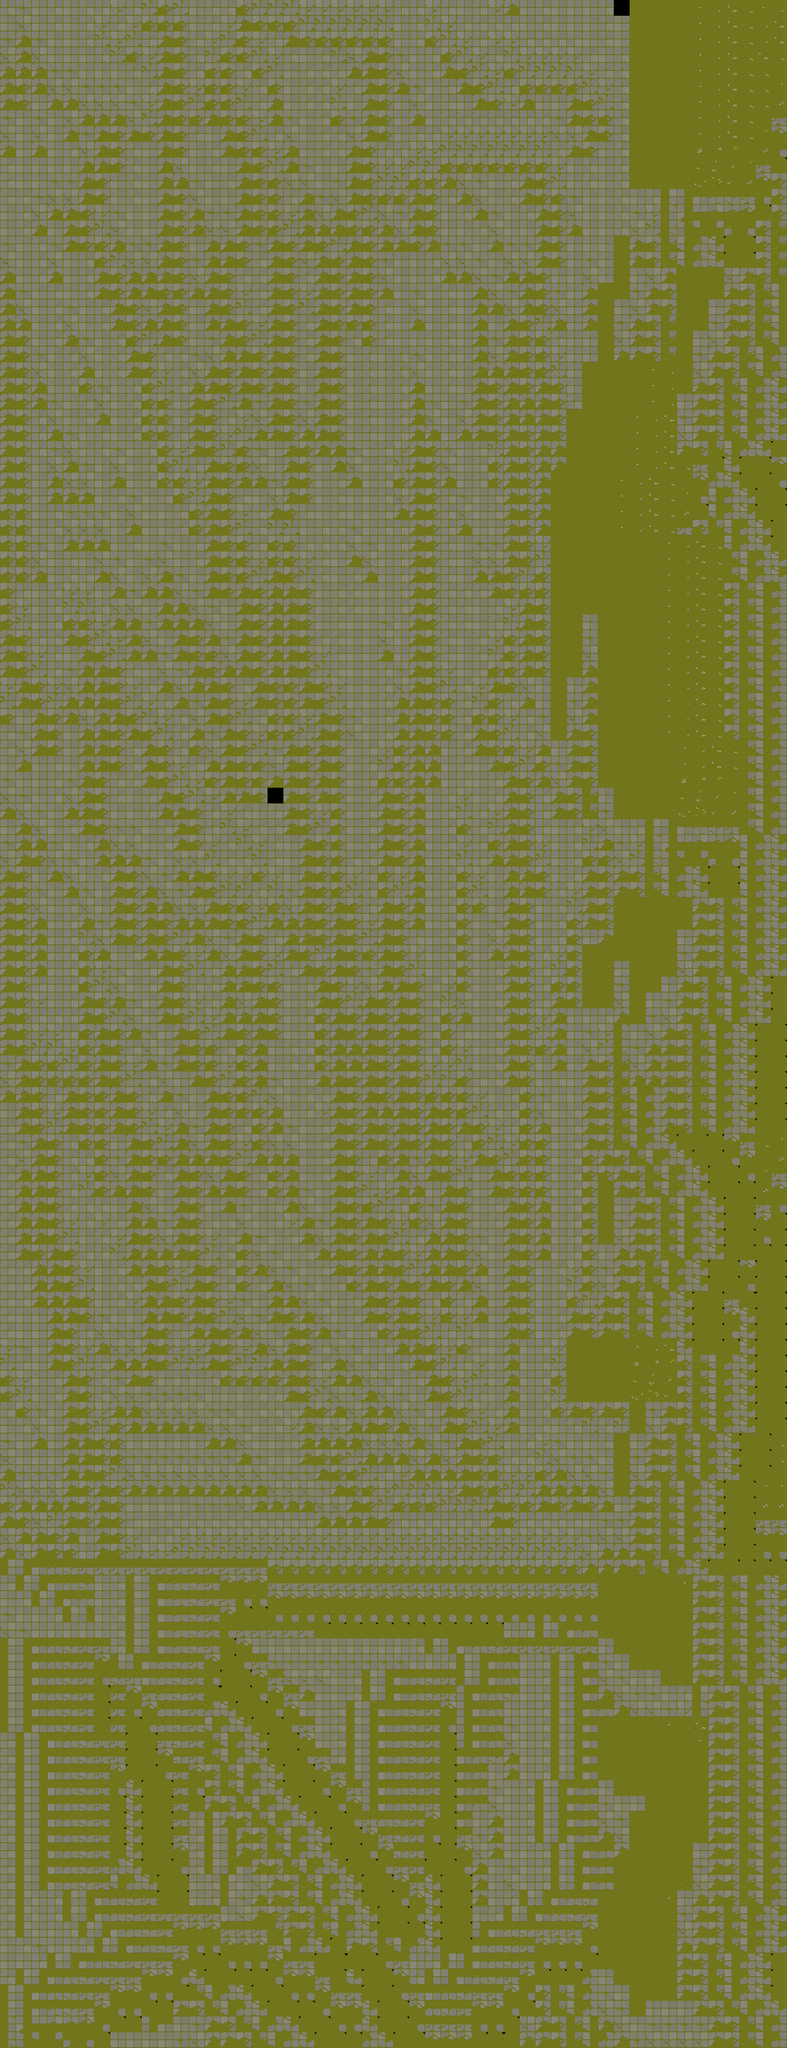

Tiled map render using the project's own tile images. Description and the map definition, with tile-layer contents summarised, below:
An orthogonal 50x130 tile map with 32x32 px tiles, 1 tile layer (ground), 2 tilesets and 1240 objects (14x wall, 11x bat, 4x flame, player_spawn, store, ...).

<map version="1.10" tiledversion="1.11.2" orientation="orthogonal" renderorder="right-down" width="50" height="130" tilewidth="32" tileheight="32" infinite="0" nextlayerid="4" nextobjectid="1287">
 <tileset firstgid="1" source="house_ground.tsx" />
 <tileset firstgid="65" source="objects_world.tsx" />
 <layer id="1" name="ground" width="50" height="130">
  <data>[6500 cells, 6498 non-empty, 64 distinct tile ids]</data>
 </layer>
 <objectgroup id="2" name="objects">
  <object id="1" gid="86" x="857" y="3205" width="101" height="133" />
  <object id="2" gid="86" x="858" y="3122" width="101" height="133" />
  <object id="3" gid="86" x="860" y="3046" width="101" height="133" />
  <object id="4" gid="65" x="913" y="3143" width="47" height="43" />
  <object id="5" gid="65" x="892" y="3140" width="47" height="43" />
  <object id="6" gid="65" x="868" y="3141" width="47" height="43" />
  <object id="7" gid="65" x="873" y="3114" width="47" height="43" />
  <object id="8" gid="65" x="898" y="3121" width="47" height="43" />
  <object id="9" gid="65" x="914" y="3121" width="47" height="43" />
  <object id="10" gid="72" x="861" y="3110" width="95" height="138" />
  <object id="11" gid="72" x="868" y="3023" width="95" height="138" />
  <object id="12" gid="72" x="861" y="3189" width="95" height="138" />
  <object id="13" gid="69" x="819.333" y="2940.33" width="96" height="130" />
  <object id="14" gid="69" x="761.333" y="2871" width="96" height="130" />
  <object id="15" gid="69" x="646.667" y="3199.67" width="96" height="130" />
  <object id="16" gid="69" x="610" y="3115" width="96" height="130" />
  <object id="17" gid="69" x="569.333" y="3019.67" width="96" height="130" />
  <object id="18" gid="69" x="602" y="2912.33" width="96" height="130" />
  <object id="19" gid="69" x="606.667" y="2819" width="96" height="130" />
  <object id="20" gid="69" x="760" y="2789.67" width="96" height="130" />
  <object id="21" gid="65" x="908.333" y="3020.67" width="47" height="43" />
  <object id="22" gid="65" x="871" y="3024" width="47" height="43" />
  <object id="23" gid="65" x="866.333" y="3094" width="47" height="43" />
  <object id="24" gid="65" x="921" y="3088" width="47" height="43" />
  <object id="25" gid="65" x="698.333" y="3109.33" width="47" height="43" />
  <object id="26" gid="65" x="701" y="3134" width="47" height="43" />
  <object id="27" gid="65" x="687.667" y="3142.67" width="47" height="43" />
  <object id="28" gid="65" x="663.667" y="3140" width="47" height="43" />
  <object id="29" gid="65" x="651" y="3138.67" width="47" height="43" />
  <object id="30" gid="65" x="660.333" y="3109.33" width="47" height="43" />
  <object id="31" gid="65" x="652.333" y="3109.33" width="47" height="43" />
  <object id="32" gid="65" x="659.667" y="3059.33" width="47" height="43" />
  <object id="33" gid="65" x="623" y="3059.33" width="47" height="43" />
  <object id="34" gid="65" x="617.667" y="3046" width="47" height="43" />
  <object id="35" gid="65" x="614.333" y="3029.33" width="47" height="43" />
  <object id="36" gid="65" x="643" y="3029.33" width="47" height="43" />
  <object id="37" gid="65" x="659.667" y="3030" width="47" height="43" />
  <object id="38" gid="65" x="617" y="2964.67" width="47" height="43" />
  <object id="39" gid="65" x="593" y="2963.33" width="47" height="43" />
  <object id="40" gid="65" x="578.333" y="2965.33" width="47" height="43" />
  <object id="41" gid="65" x="565.667" y="2940" width="47" height="43" />
  <object id="42" gid="65" x="608.333" y="2939.33" width="47" height="43" />
  <object id="43" gid="65" x="617" y="2936.67" width="47" height="43" />
  <object id="44" gid="65" x="653" y="2856.67" width="47" height="43" />
  <object id="45" gid="65" x="619.667" y="2852.67" width="47" height="43" />
  <object id="46" gid="65" x="609.667" y="2824.67" width="47" height="43" />
  <object id="47" gid="65" x="641.667" y="2833.33" width="47" height="43" />
  <object id="48" gid="65" x="763" y="2818.67" width="47" height="43" />
  <object id="49" gid="65" x="795.667" y="2814" width="47" height="43" />
  <object id="50" gid="65" x="808.333" y="2811.33" width="47" height="43" />
  <object id="51" gid="65" x="799.667" y="2782.67" width="47" height="43" />
  <object id="52" gid="65" x="769" y="2794.67" width="47" height="43" />
  <object id="53" gid="65" x="761.667" y="2786.67" width="47" height="43" />
  <object id="54" gid="65" x="810.333" y="2730" width="47" height="43" />
  <object id="55" gid="65" x="771" y="2730.67" width="47" height="43" />
  <object id="56" gid="65" x="767" y="2708" width="47" height="43" />
  <object id="57" gid="65" x="802.333" y="2706.67" width="47" height="43" />
  <object id="58" gid="65" x="650.333" y="2762" width="47" height="43" />
  <object id="59" gid="65" x="615.667" y="2758.67" width="47" height="43" />
  <object id="60" gid="65" x="617" y="2733.33" width="47" height="43" />
  <object id="61" gid="65" x="653.667" y="2740" width="47" height="43" />
  <object id="62" gid="65" x="869" y="2879.33" width="47" height="43" />
  <object id="63" gid="65" x="831.667" y="2884.67" width="47" height="43" />
  <object id="64" gid="65" x="835" y="2862.67" width="47" height="43" />
  <object id="65" gid="65" x="868.333" y="2858.67" width="47" height="43" />
  <object id="66" gid="65" x="824.333" y="2860.67" width="47" height="43" />
  <object id="67" gid="65" x="813" y="2858.67" width="47" height="43" />
  <object id="68" gid="65" x="833.667" y="2859.33" width="47" height="43" />
  <object id="69" gid="65" x="821" y="2874" width="47" height="43" />
  <object id="70" gid="65" x="830.333" y="2860.67" width="47" height="43" />
  <object id="71" gid="65" x="833.667" y="2864.67" width="47" height="43" />
  <object id="72" gid="65" x="838.333" y="2864.67" width="47" height="43" />
  <object id="73" gid="65" x="839" y="2864.67" width="47" height="43" />
  <object id="74" gid="65" x="839.667" y="2866.67" width="47" height="43" />
  <object id="75" gid="65" x="819.667" y="2858" width="47" height="43" />
  <object id="76" gid="65" x="870.333" y="2956" width="47" height="43" />
  <object id="77" gid="65" x="889.667" y="2966" width="47" height="43" />
  <object id="78" gid="65" x="893" y="2966.67" width="47" height="43" />
  <object id="79" gid="65" x="893" y="2968" width="47" height="43" />
  <object id="80" gid="65" x="893" y="2968.67" width="47" height="43" />
  <object id="81" gid="65" x="877.667" y="3048.67" width="47" height="43" />
  <object id="82" gid="65" x="897" y="3046" width="47" height="43" />
  <object id="83" gid="65" x="890.333" y="3126" width="47" height="43" />
  <object id="84" gid="65" x="659.667" y="3126.67" width="47" height="43" />
  <object id="85" gid="65" x="657.667" y="3122" width="47" height="43" />
  <object id="86" gid="65" x="665.667" y="3111.33" width="47" height="43" />
  <object id="87" gid="65" x="687" y="3109.33" width="47" height="43" />
  <object id="88" gid="65" x="691.667" y="3115.33" width="47" height="43" />
  <object id="89" gid="65" x="675.667" y="3134" width="47" height="43" />
  <object id="90" gid="65" x="663.667" y="3122" width="47" height="43" />
  <object id="91" gid="65" x="659.667" y="3114.67" width="47" height="43" />
  <object id="92" gid="65" x="659.667" y="3112" width="47" height="43" />
  </objectgroup>
 <objectgroup id="3" name="areas">
  <!-- 33 objects omitted --></objectgroup>
</map>
<!-- 1148 of 1240 objects omitted -->
